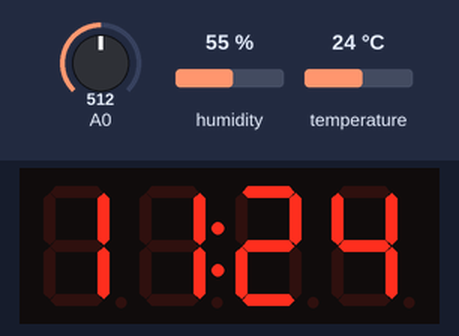
Bench run of a sketch on a simulated Arduino Uno, built with avr-gcc and run on an emulated ATmega328P. Parts: 4-digit seven-segment display. Wiring (inferred from the names in the program): DS3231 clock at I2C address 0x68. Inputs (shaded band) come from the test bench; at power-on: temperature 24 °C, A0 = 512, humidity 55 %. The local clock reads 2024-03-15 10:24:30 at power-on unless the sketch sets it.

Above: at 2.0 s.
2.1 s: temperature set to 12 °C
At 15.1 s:
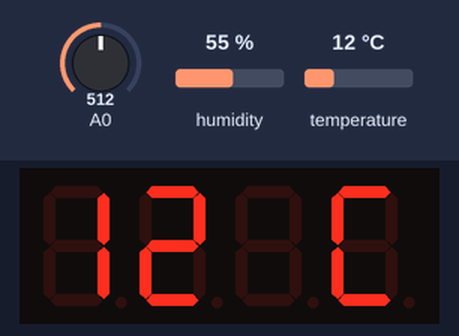
15.8 s: A0 set to 648
20.6 s: A0 set to 663
At 21.9 s:
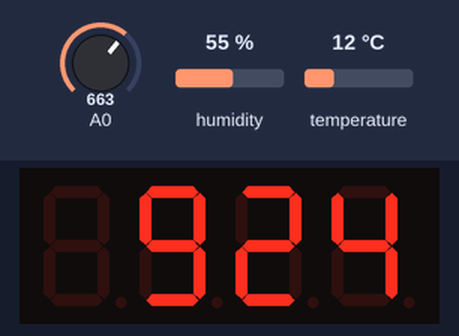
23.0 s: humidity set to 22 %
At 32.3 s:
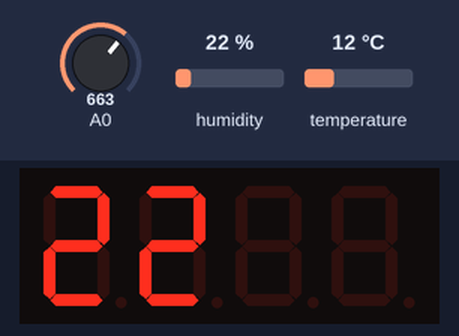
32.8 s: humidity set to 40 %
At 46.5 s:
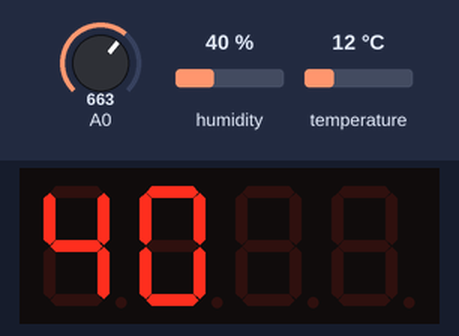
46.8 s: A0 set to 630
At 49.7 s:
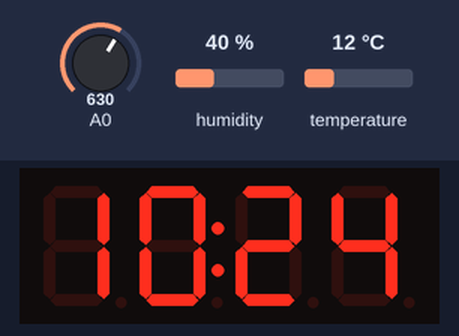

The sketch:

clock-dht-attiny.ino
```cpp
//PA0, PA1 --4,7 KOHM LA Vcc

#include <Wire.h>
#include "TM1637.h"
#include <DHT.h>
#define DHTPIN PB3    // what pin we're connected the DHT output
#define DHTTYPE DHT11   // DHT 11
//#define DHTTYPE DHT22   // DHT 22
DHT dht(DHTPIN, DHTTYPE);
#define CLK PB1
#define DIO PB4
#define brightness 7
//pb0 sda ds3231/ds1307
//pb2 scl ds3231/ds1307
 int h;  //REGLAJ ORA pentru 4,5V reglaj minute pentru 3V
// int m;  //REGLAJ MINUTE
 //int thh; //afisare temp-hum
TM1637 tm1637(CLK,DIO);
#define DS3231_I2C_ADDRESS 0x68

volatile boolean flag;
 unsigned char ClockPoint = 1;
byte decToBcd(byte val){
  return ( (val/10*16) + (val%10) );
}

byte bcdToDec(byte val){
  return ( (val/16*10) + (val%16) );
}

void setDateDs3231(byte second,
                   byte minute,        // 0-59
                   byte hour,          // 1-23
                   byte dayOfWeek,     // 1-7
                   byte dayOfMonth,    // 1-28/29/30/31
                   byte month,         // 1-12
                   byte year)          // 0-99
{
   Wire.beginTransmission(DS3231_I2C_ADDRESS);
   Wire.write(0);
   Wire.write(decToBcd(second));
   Wire.write(decToBcd(minute));
   Wire.write(decToBcd(hour));
   Wire.write(decToBcd(dayOfWeek));
   Wire.write(decToBcd(dayOfMonth));
   Wire.write(decToBcd(month));
   Wire.write(decToBcd(year));
   Wire.endTransmission();
}

void getDateDs3231(byte *second,
          byte *minute,
          byte *hour,
          byte *dayOfWeek,
          byte *dayOfMonth,
          byte *month,
          byte *year)
{

  Wire.beginTransmission(DS3231_I2C_ADDRESS);
  Wire.write(0);
  Wire.endTransmission();

  Wire.requestFrom(DS3231_I2C_ADDRESS, 7);

  *second     = bcdToDec(Wire.read() & 0x7f);
  *minute     = bcdToDec(Wire.read());
  *hour       = bcdToDec(Wire.read() & 0x3f);
  *dayOfWeek  = bcdToDec(Wire.read());
  *dayOfMonth = bcdToDec(Wire.read());
  *month      = bcdToDec(Wire.read());
  *year       = bcdToDec(Wire.read());
}

void setINT(){
  Wire.beginTransmission(DS3231_I2C_ADDRESS);
  Wire.write(0x0E);
  Wire.write(0x0);
  Wire.endTransmission();
}

//byte mm = 0;
//byte hh = 0;

void setup() {

  Wire.begin();

  tm1637.init();
  tm1637.set(brightness);
 dht.begin();
}

void loop(){

 byte second, minute, hour, dayOfWeek, dayOfMonth, month, year;
  getDateDs3231(&second, &minute, &hour, &dayOfWeek, &dayOfMonth, &month, &year);
  int8_t TimeDisp[4];
 // hh = hour;
  //mm = minute;
 // timp = hh*100+mm;
  for (int pp=20; pp>0; pp--)
  {clk();
/*  if ((hour/10)==0) TimeDisp[0] = 17;
  else
  TimeDisp[0] = hour / 10;
  TimeDisp[1] = hour % 10;
  TimeDisp[2] = minute / 10;
  TimeDisp[3] = minute % 10;
 ClockPoint = (~ClockPoint) & 0x01;
 if(ClockPoint)tm1637.point(POINT_ON);
  else tm1637.point(POINT_OFF); delay(500);

  h = analogRead(0);   // REGLAJ ORA
 // m = analogRead(PA1);   //REGLAJ MINUTE
// thh = analogRead(PB0);
 if (h>=0640 && h<=655){
   second = 0;
      hour++;
      if (hour > 23) hour = 0;
      setDateDs3231(second, minute, hour, dayOfWeek, dayOfMonth, month, year);
      delay(200);
  }
  if (h>=960 && h<=975){
      second = 0;
      minute++;
      if (minute > 59) minute = 0;
      setDateDs3231(second, minute, hour, dayOfWeek, dayOfMonth, month, year);
      delay(200);
  }
  tm1637.display(TimeDisp);
  */}
  th();
 //if (thh>=0 && thh<=50){
//th();}

}

void th(){

   int hum = dht.readHumidity();
   int temp = dht.readTemperature();
   tm1637.display(0,17);  // empty
    tm1637.display(1,17);  // empty
    tm1637.display(2,17);  // empty
    tm1637.display(3,17);  // empty
    tm1637.point(POINT_OFF);

   tm1637.display (0,temp/10);
  tm1637.display (1,temp % 10);
  tm1637.display(2,18);
  tm1637.display (3,12);
  delay(2000);
  tm1637.display(0,hum/10);
    tm1637.display(1,hum % 10);
    tm1637.display(2,19);  // r
    tm1637.display(3,20);  // h
    delay(2000);
    tm1637.display(0,17);  // empty
    tm1637.display(1,17);  // empty
    tm1637.display(2,17);  // empty
    tm1637.display(3,17);  // empty
}
void clk(){
 byte second, minute, hour, dayOfWeek, dayOfMonth, month, year;
  getDateDs3231(&second, &minute, &hour, &dayOfWeek, &dayOfMonth, &month, &year);
  int8_t TimeDisp[4];
  if ((hour/10)==0) TimeDisp[0] = 17;
  else
  TimeDisp[0] = hour / 10;
  TimeDisp[1] = hour % 10;
  TimeDisp[2] = minute / 10;
  TimeDisp[3] = minute % 10;
 ClockPoint = (~ClockPoint) & 0x01;
 if(ClockPoint)tm1637.point(POINT_ON);
  else tm1637.point(POINT_OFF); delay(500);

   h = analogRead(0);   // REGLAJ ORA  // REGLAJ ORA
 // m = analogRead(PA1);   //REGLAJ MINUTE

 if (h>=0640 && h<=655){
   second = 0;
      hour++;
      if (hour > 23) hour = 0;
      setDateDs3231(second, minute, hour, dayOfWeek, dayOfMonth, month, year);
      delay(200);
  }
   if (h>=945 && h<=980){
      second = 0;
      minute++;
      if (minute > 59) minute = 0;
      setDateDs3231(second, minute, hour, dayOfWeek, dayOfMonth, month, year);
      delay(200);
  }
  tm1637.display(TimeDisp);
}
```

Measured:
- the behaviour switches between 655 and 656 on A0 (found by bisection; images 1 and 2)
- what the display in image 5 shows lasts 0.7 s, from 49.1 s to 49.8 s
